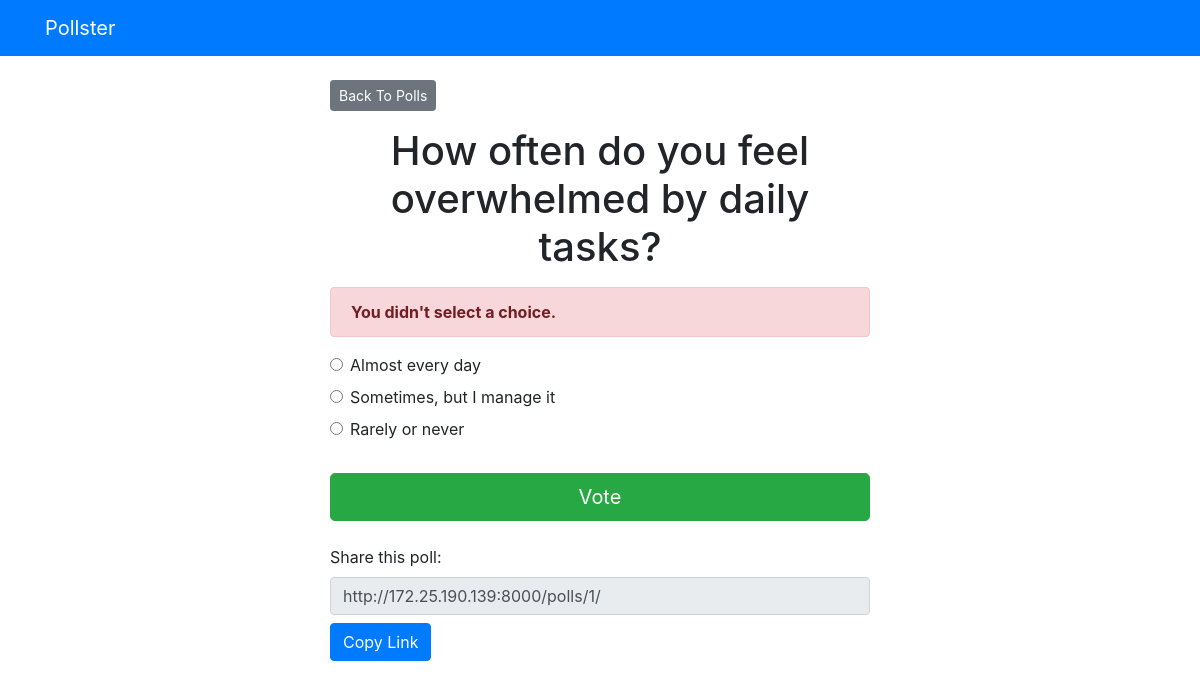
The page /polls/1/vote/ on the database its author committed.
### polls/models.py (models this page shows, shortened)
class Question(models.Model):
    question_text = models.CharField(max_length=200)
    pub_date = models.DateTimeField('date published')

class Choice(models.Model):
    question = models.ForeignKey(Question, on_delete=models.CASCADE)
    choice_text = models.CharField(max_length=200)
    votes = models.IntegerField(default=0)

### polls/views.py (the view)
# urls.py: path('<int:question_id>/vote/', views.vote, name='vote'),
def vote(request, question_id):
    question = get_object_or_404(Question, pk=question_id)
    try:
        selected_choice = question.choice_set.get(pk=request.POST['choice'])
    except (KeyError, Choice.DoesNotExist):
        return render(request, 'polls/detail.html', {
            'question': question,
            'error_message': "You didn't select a choice.",
        })
    else:
        selected_choice.votes += 1
        selected_choice.save()
        return HttpResponseRedirect(reverse('polls:results', args=(question.id,)))

### templates/polls/detail.html (shortened to what this page needs)
{% extends 'base.html' %}
{% block content %}
<a class="btn btn-secondary btn-sm mb-3" href="{% url 'polls:index' %}">Back To Polls</a>
<h1 class="text-center mb-3">{{ question.question_text }}</h1>
{% if error_message %}
<p class="alert alert-danger">
    <strong>{{ error_message }}</strong>
</p>
{% endif %}
<form action="{% url 'polls:vote' question.id %}" method="post">
    {% for choice in question.choice_set.all %}
        <div class="form-check">
            <input
                type="radio"
                name="choice"
                class="form-check-input"
                id="choice{{ forloop.counter }}"
                value="{{ choice.id }}"
            />
            <label for="choice{{ forloop.counter }}">{{ choice.choice_text }}</label>
        </div>
    {% endfor %}
    <input type="submit" value="Vote" class="btn btn-success btn-lg btn-block mt-4" />
</form>
<div class="mt-4">
    <label for="shareable-link">Share this poll:</label>
    <input type="text" id="shareable-link" class="form-control" value="http://172.25.190.139:8000{% url 'polls:detail' question.id %}" readonly>
    <button class="btn btn-primary mt-2" onclick="copyLink()">Copy Link</button>
</div>
{% endblock %}

### rows shown on the page
Question: question_text "How often do you feel overwhelmed by daily tasks?", id "http://172.25.190.139:8000/polls/1/"
Choice: choice_text "Almost every day"
Choice: choice_text "Sometimes, but I manage it"
Choice: choice_text "Rarely or never"

### other values the page prints
{{ error_message }} "You didn't select a choice."
